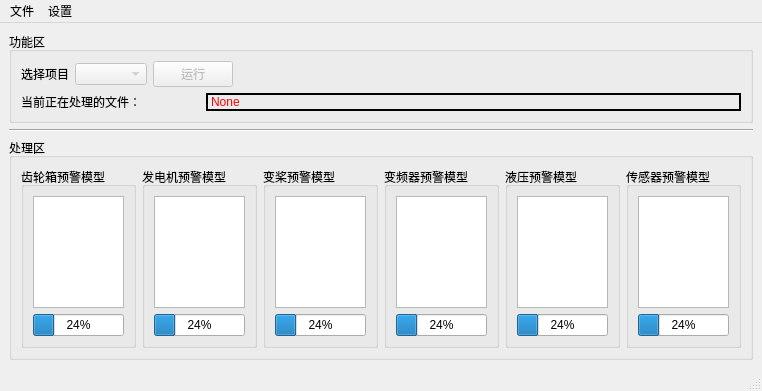
<?xml version="1.0" encoding="UTF-8"?>
<ui version="4.0">
 <class>MainWindow</class>
 <widget class="QMainWindow" name="MainWindow">
  <property name="geometry">
   <rect>
    <x>0</x>
    <y>0</y>
    <width>756</width>
    <height>391</height>
   </rect>
  </property>
  <property name="windowTitle">
   <string>线下预警模型</string>
  </property>
  <widget class="QWidget" name="centralwidget">
   <property name="styleSheet">
    <string notr="true"/>
   </property>
   <layout class="QVBoxLayout" name="verticalLayout">
    <item>
     <widget class="QGroupBox" name="function_groupBox">
      <property name="title">
       <string>功能区</string>
      </property>
      <layout class="QVBoxLayout" name="verticalLayout_2">
       <item>
        <layout class="QHBoxLayout" name="horizontalLayout_3">
         <item>
          <widget class="QLabel" name="select_project_label">
           <property name="text">
            <string>选择项目</string>
           </property>
          </widget>
         </item>
         <item>
          <widget class="QComboBox" name="select_project_comboBox">
           <property name="enabled">
            <bool>false</bool>
           </property>
           <property name="maxVisibleItems">
            <number>20</number>
           </property>
          </widget>
         </item>
         <item>
          <widget class="QPushButton" name="run_pushButton">
           <property name="enabled">
            <bool>false</bool>
           </property>
           <property name="text">
            <string>运行</string>
           </property>
          </widget>
         </item>
         <item>
          <spacer name="horizontalSpacer">
           <property name="orientation">
            <enum>Qt::Horizontal</enum>
           </property>
           <property name="sizeHint" stdset="0">
            <size>
             <width>529</width>
             <height>20</height>
            </size>
           </property>
          </spacer>
         </item>
        </layout>
       </item>
       <item>
        <layout class="QHBoxLayout" name="horizontalLayout" stretch="1,3">
         <item>
          <widget class="QLabel" name="label">
           <property name="text">
            <string>当前正在处理的文件：</string>
           </property>
          </widget>
         </item>
         <item>
          <widget class="QLabel" name="label_2">
           <property name="styleSheet">
            <string notr="true">color: rgb(255, 0, 0);
border:2px solid rgb(0,0,0);</string>
           </property>
           <property name="text">
            <string>None</string>
           </property>
          </widget>
         </item>
        </layout>
       </item>
      </layout>
     </widget>
    </item>
    <item>
     <widget class="Line" name="line">
      <property name="orientation">
       <enum>Qt::Horizontal</enum>
      </property>
     </widget>
    </item>
    <item>
     <widget class="QGroupBox" name="deal_groupBox">
      <property name="title">
       <string>处理区</string>
      </property>
      <layout class="QHBoxLayout" name="horizontalLayout_4">
       <item>
        <widget class="QGroupBox" name="gearbox_groupBox">
         <property name="title">
          <string>齿轮箱预警模型</string>
         </property>
         <layout class="QVBoxLayout" name="verticalLayout_3" stretch="0,8">
          <property name="spacing">
           <number>6</number>
          </property>
          <property name="bottomMargin">
           <number>9</number>
          </property>
          <item>
           <widget class="QListWidget" name="gearbox_listWidget"/>
          </item>
          <item>
           <widget class="QProgressBar" name="gearbox_progressBar">
            <property name="value">
             <number>24</number>
            </property>
           </widget>
          </item>
         </layout>
        </widget>
       </item>
       <item>
        <widget class="QGroupBox" name="generator_groupBox">
         <property name="title">
          <string>发电机预警模型</string>
         </property>
         <layout class="QVBoxLayout" name="verticalLayout_4" stretch="0,0">
          <item>
           <widget class="QListWidget" name="generator_listWidget"/>
          </item>
          <item>
           <widget class="QProgressBar" name="generator_progressBar">
            <property name="value">
             <number>24</number>
            </property>
           </widget>
          </item>
         </layout>
        </widget>
       </item>
       <item>
        <widget class="QGroupBox" name="pitch_groupBox">
         <property name="title">
          <string>变桨预警模型</string>
         </property>
         <layout class="QVBoxLayout" name="verticalLayout_5" stretch="0,0">
          <item>
           <widget class="QListWidget" name="pitch_listWidget"/>
          </item>
          <item>
           <widget class="QProgressBar" name="pitch_progressBar">
            <property name="value">
             <number>24</number>
            </property>
           </widget>
          </item>
         </layout>
        </widget>
       </item>
       <item>
        <widget class="QGroupBox" name="converter_groupBox">
         <property name="title">
          <string>变频器预警模型</string>
         </property>
         <layout class="QVBoxLayout" name="verticalLayout_6" stretch="0,0">
          <item>
           <widget class="QListWidget" name="converter_listWidget"/>
          </item>
          <item>
           <widget class="QProgressBar" name="converter_progressBar">
            <property name="value">
             <number>24</number>
            </property>
           </widget>
          </item>
         </layout>
        </widget>
       </item>
       <item>
        <widget class="QGroupBox" name="hydraulic_groupBox">
         <property name="title">
          <string>液压预警模型</string>
         </property>
         <layout class="QVBoxLayout" name="verticalLayout_7" stretch="0,0">
          <item>
           <widget class="QListWidget" name="hydraulic_listWidget"/>
          </item>
          <item>
           <widget class="QProgressBar" name="hydraulic_progressBar">
            <property name="value">
             <number>24</number>
            </property>
           </widget>
          </item>
         </layout>
        </widget>
       </item>
       <item>
        <widget class="QGroupBox" name="sensor_groupBox">
         <property name="title">
          <string>传感器预警模型</string>
         </property>
         <layout class="QVBoxLayout" name="verticalLayout_8" stretch="0,0">
          <item>
           <widget class="QListWidget" name="sensor_listWidget"/>
          </item>
          <item>
           <widget class="QProgressBar" name="sensor_progressBar">
            <property name="value">
             <number>24</number>
            </property>
           </widget>
          </item>
         </layout>
        </widget>
       </item>
       <item>
        <spacer name="horizontalSpacer_2">
         <property name="orientation">
          <enum>Qt::Horizontal</enum>
         </property>
         <property name="sizeHint" stdset="0">
          <size>
           <width>40</width>
           <height>20</height>
          </size>
         </property>
        </spacer>
       </item>
      </layout>
     </widget>
    </item>
   </layout>
  </widget>
  <widget class="QMenuBar" name="menubar">
   <property name="geometry">
    <rect>
     <x>0</x>
     <y>0</y>
     <width>756</width>
     <height>23</height>
    </rect>
   </property>
   <property name="styleSheet">
    <string notr="true">/*Qmenu Style Sheets*/
 QMenu {
     background-color: white; /* sets background of the menu 设置整个菜单区域的背景色，我用的是白色：white*/
     border: 1px solid white;/*整个菜单区域的边框粗细、样式、颜色*/
 }
  
 QMenu::item {
     /* sets background of menu item. set this to something non-transparent
         if you want menu color and menu item color to be different */
     background-color: transparent;
     padding:8px 32px;/*设置菜单项文字上下和左右的内边距，效果就是菜单中的条目左右上下有了间隔*/
     margin:0px 8px;/*设置菜单项的外边距*/
     border-bottom:1px solid #DBDBDB;/*为菜单项之间添加横线间隔*/
 }
  
 QMenu::item:selected { /* when user selects item using mouse or keyboard */
     background-color: #2dabf9;/*这一句是设置菜单项鼠标经过选中的样式*/
 }</string>
   </property>
   <widget class="QMenu" name="file_menu">
    <property name="title">
     <string>文件</string>
    </property>
    <addaction name="import_data_action"/>
   </widget>
   <widget class="QMenu" name="setting_menu">
    <property name="title">
     <string>设置</string>
    </property>
    <addaction name="add_project_action"/>
    <addaction name="delete_project_action"/>
    <addaction name="refactor_project_action"/>
   </widget>
   <addaction name="file_menu"/>
   <addaction name="setting_menu"/>
  </widget>
  <widget class="QStatusBar" name="statusbar"/>
  <action name="import_data_action">
   <property name="text">
    <string>导入数据</string>
   </property>
  </action>
  <action name="add_project_action">
   <property name="text">
    <string>添加项目</string>
   </property>
  </action>
  <action name="delete_project_action">
   <property name="text">
    <string>删除项目</string>
   </property>
  </action>
  <action name="refactor_project_action">
   <property name="text">
    <string>修改项目标签</string>
   </property>
  </action>
 </widget>
 <resources/>
 <connections/>
</ui>
